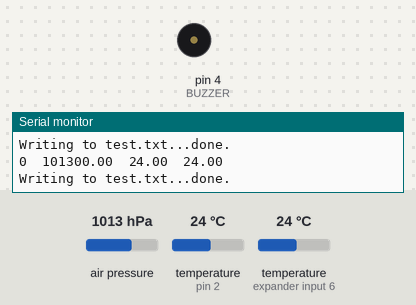
This sketch was run on a simulated Arduino Uno, built with avr-gcc and run on an emulated ATmega328P. Parts: buzzer (waves = sounding, pin HIGH), the last lines printed to the serial monitor. Inputs (shaded band) come from the test bench; at power-on: air pressure 1013 hPa, temperature (sensors on pin 2, expander input 6) 24 °C. Storage starts empty.

Above: at 1.7 s.
At 6.29 s:
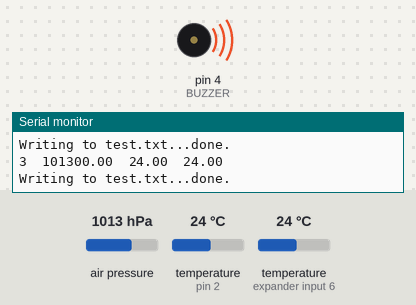
Timing chart, 0 to 7.1 s (numbered marks = the images above):
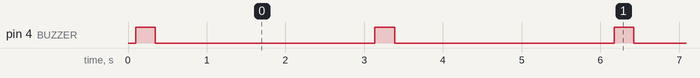

Measured:
- by itself, pin 4 (BUZZER): alternates HIGH for 0.25 s and LOW for 2.8 s

The sketch:

flight_3_BARO.ino
```cpp
/*
 * MCGILL UNIVERSITY - INTERSTELLAR LABS
 * PROGRAM FOR STAGE 'BARO'
 * DAQ FOR BAROMETER, ACCELERO, GYRO, 2 TC
 */

//DELAYS NOT RIGHT

#include <SPI.h>
#include <SD.h>
#include <Adafruit_BMP085.h>
#include <OneWire.h>
#include <DallasTemperature.h>
#include <Wire.h>

//SD Definitions
#define SD_SS         10
#define SD_ChipSelect 10
//TC Definitions
#define ONE_WIRE_BUS 2
#define TEMPERATURE_PRECISION 9
//BMP Definitions
#define seaLevelPressure_hPa 1013.

#define BUZZER    4
#define MOSFET    7

//VARIABLES
int timeDelay = 2000; //ms
unsigned long timer = millis();
String FileName = "data.txt";
int terminationTime = 2*60*60*1000; //2 hours********************************************

//OBJECTS
File myFile;
Adafruit_BMP085 bmp;
OneWire oneWire(ONE_WIRE_BUS);
DallasTemperature sensors(&oneWire);
DeviceAddress TC0,TC1;


void setup() {
  Serial.begin(9600);

  pinMode(SD_SS,OUTPUT);
  pinMode(BUZZER, OUTPUT);


  SD_Initialize();  //INITIALIZE SD CARD
  BMP_Initialize(); //INITIALIZE BMP
  TC_Initialize(); //INITIALIZE TC'S

  String full_STR = "Time \t Pressure \t TC4 \t TC5";
  SD_Write(full_STR);

}

void loop() {
  //Update time
  timer = millis();
  Beep();
  //Pull temperature from TC's
  sensors.requestTemperatures();

  //Acquire Data
  String Pa = String( (float) bmp.readPressure());
  String T0 = String( (float) get_Temperature(TC0));
  String T1 = String( (float) get_Temperature(TC1));


  String FullSTR = String(timer/1000)
    + "\t" + Pa + "\t" + T0 + "\t"  + T1;

  Serial.println(FullSTR);
  SD_Write(FullSTR);
  delay(timeDelay);

  if(timer > terminationTime){
    ActivateMosfet(timeDelay);
  }
}


// ------------ [ METHODS ] ------------

void TC_Initialize(){
  sensors.begin();
    if (!sensors.getAddress(TC0, 0)) Serial.println(F("TC: Unable to find address for Device 0"));
    if (!sensors.getAddress(TC1, 1)) Serial.println(F("TC: Unable to find address for Device 1"));
}

void BMP_Initialize(){
  if (!bmp.begin()) {
    Serial.println(F("BMP INIT FAILED"));
    while (1) {}
   }
}

void SD_Initialize(){
  pinMode(SD_SS,OUTPUT);

  if (!SD.begin(SD_ChipSelect)) {
    Serial.println(F("SD INIT FAILED"));
    while (1);
  }

  SD_Write("McGill University - INTERSTELLAR HAB");
  SD_Write("IN-STELLAR MARK 7 - STAGE BARO");
}


void SD_Write(String arg){

  // open the file. note that only one file can be open at a time,
  // so you have to close this one before opening another.
  myFile = SD.open(FileName, FILE_WRITE);

  // if the file opened okay, write to it:
  if (myFile) {
    Serial.print(F("Writing to test.txt..."));
    myFile.println(arg);
    // close the file:
    myFile.close();
    Serial.println(F("done."));
  } else {
    // if the file didn't open, print an error:
    Serial.println(F("error opening test.txt"));
  }
}

float get_Temperature(DeviceAddress deviceAddress){
  return sensors.getTempC(deviceAddress);
}

void ActivateMosfet(int timeLength){
  digitalWrite(MOSFET, HIGH);
  delay(timeLength);
  digitalWrite(MOSFET, LOW);
}

void Beep(){
  digitalWrite(BUZZER, HIGH);
  delay(250);
  digitalWrite(BUZZER, LOW);
}
```
